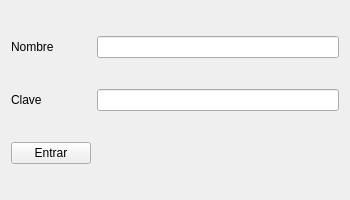
<?xml version="1.0" encoding="UTF-8"?>
<ui version="4.0">
 <class>Login</class>
 <widget class="QWidget" name="Login">
  <property name="geometry">
   <rect>
    <x>0</x>
    <y>0</y>
    <width>350</width>
    <height>200</height>
   </rect>
  </property>
  <property name="windowTitle">
   <string>Form</string>
  </property>
  <layout class="QGridLayout" name="gridLayout">
   <item row="0" column="0">
    <widget class="QLabel" name="label">
     <property name="text">
      <string>Nombre</string>
     </property>
    </widget>
   </item>
   <item row="0" column="1">
    <widget class="QLineEdit" name="leNombre"/>
   </item>
   <item row="1" column="0">
    <widget class="QLabel" name="label_2">
     <property name="text">
      <string>Clave</string>
     </property>
    </widget>
   </item>
   <item row="1" column="1">
    <widget class="QLineEdit" name="leClave"/>
   </item>
   <item row="2" column="0">
    <widget class="QPushButton" name="pbEntrar">
     <property name="text">
      <string>Entrar</string>
     </property>
    </widget>
   </item>
  </layout>
 </widget>
 <resources/>
 <connections/>
</ui>
